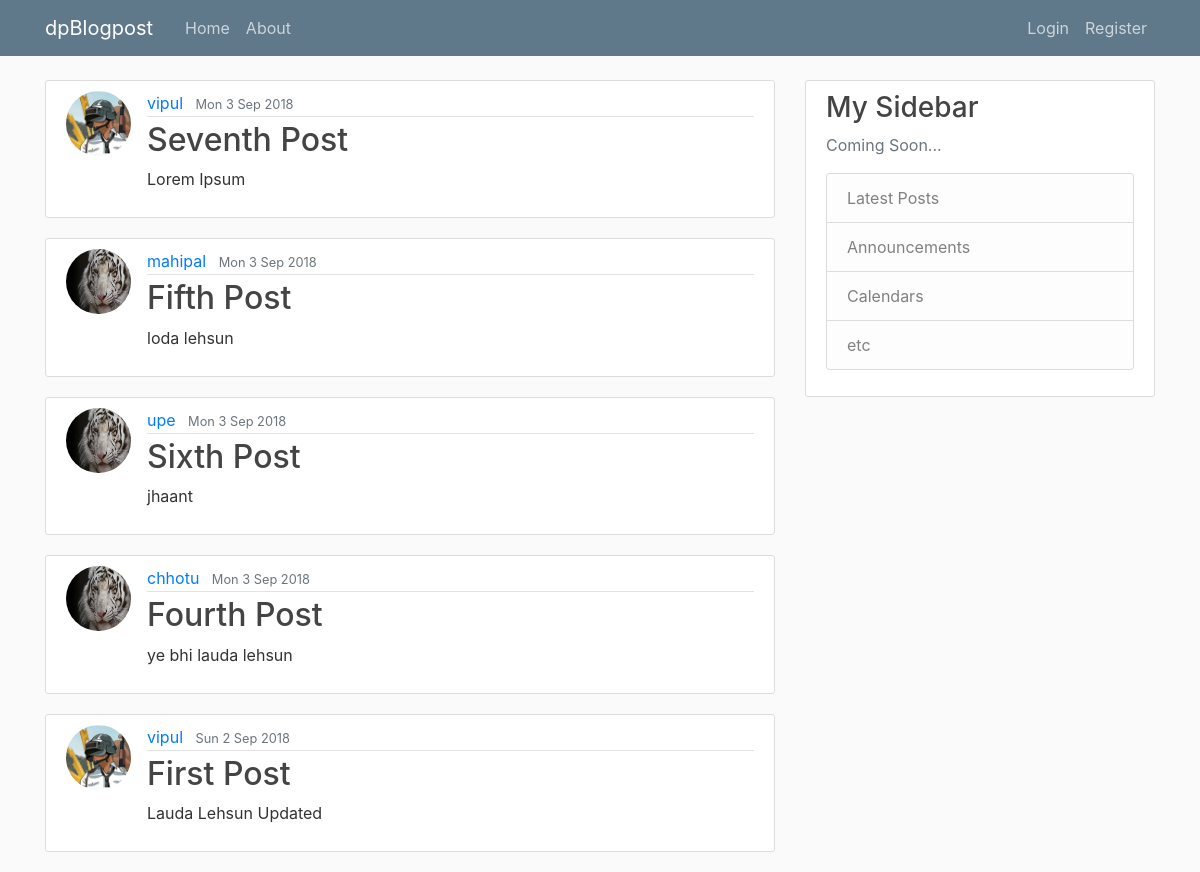
The app's page /, older data.
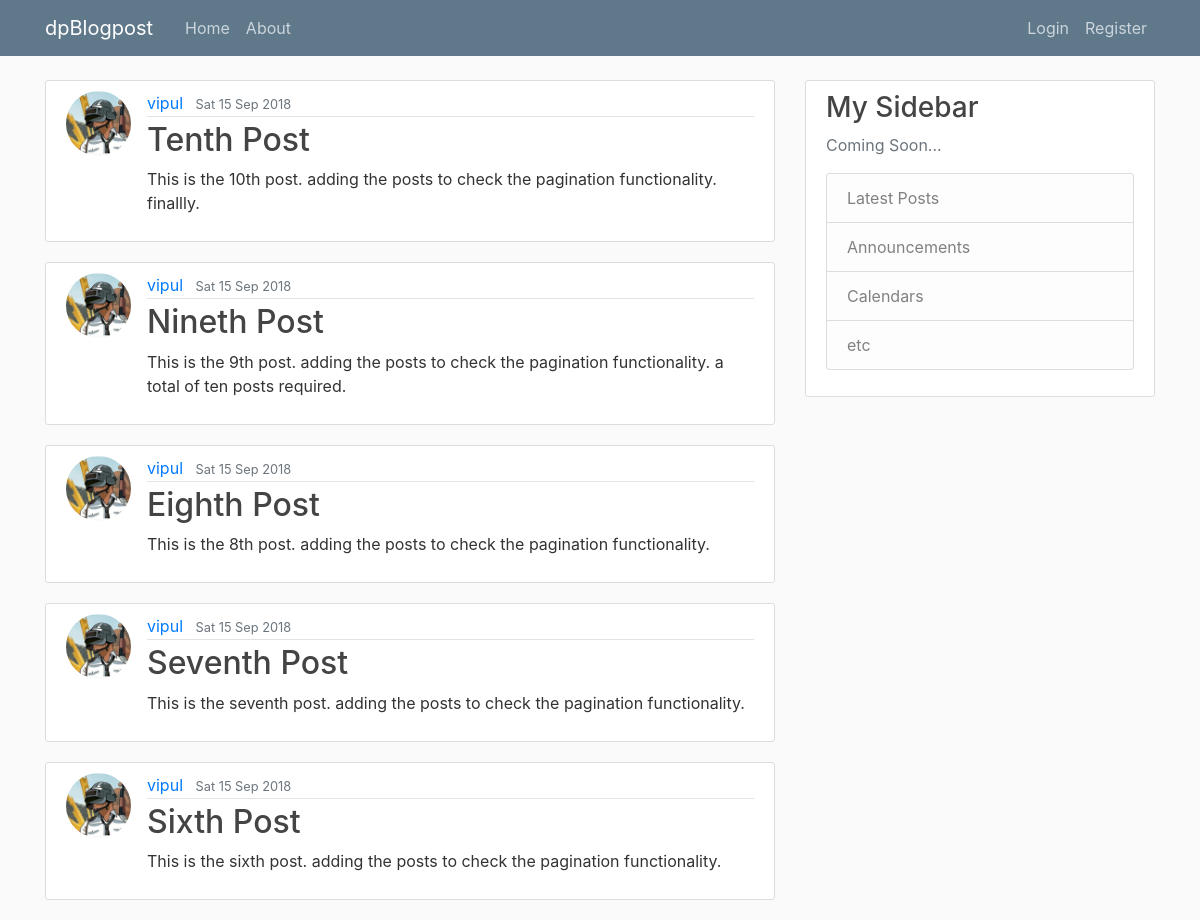
The same page, newer data.
### blog/models.py (models this page shows, shortened)
class Post(models.Model):
    title = models.CharField(max_length=100)
    content = models.TextField()
    publish = models.BooleanField(default=True)
    date_created = models.DateTimeField(default=timezone.now)
    date_modified = models.DateTimeField(auto_now=True)
    author = models.ForeignKey(User, on_delete=models.CASCADE)
    objects = EntryQuerySet.as_manager()

### users/models.py (models this page shows, shortened)
class Profile(models.Model):
    user = models.OneToOneField(User, on_delete=models.CASCADE)
    image = models.ImageField(default='/profile-pics/default.jpg', upload_to='profile-pics')

### blog/views.py (the view)
# urls.py: path('', PostListView.as_view(), name='blog-home'),
class PostListView(ListView):
    model = Post
    template_name = 'blog/home.html'
    context_object_name = 'posts'
    ordering = ['-date_modified']
    paginate_by = 5

### blog/templates/blog/home.html
{% extends "blog/base.html" %}
{% block content %}
    {% for post in posts %}
        <article class="media content-section">
            <img class="rounded-circle article-img" src="{{ post.author.profile.image.url }}">
            <div class="media-body">
                <div class="article-metadata">
                    <a class="mr-2" href="#">{{ post.author }}</a>
                    <small class="text-muted">{{ post.date_created|date:"D j M Y" }}</small>
                </div>
                <h2><a class="article-title" href="{% url 'post-detail' post.id %}">{{ post.title }}</a></h2>
                <p class="article-content">{{ post.content }}</p>
            </div>
        </article>
    {% endfor %}
{% endblock content %}

### blog/templates/blog/base.html (shortened to what this page needs)
{% load static %}
<html lang="en">
<head>
    <link rel="stylesheet" href="https://stackpath.bootstrapcdn.com/bootstrap/4.1.3/css/bootstrap.min.css">
    <link rel="stylesheet" type="text/css" href="{% static 'blog/main.css' %}">
</head>
<body>
    <header class="site-header">
        <nav class="navbar navbar-expand-md navbar-dark bg-steel fixed-top">
            <div class="container">
                <a class="navbar-brand mr-4" href="/">dpBlogpost</a>
                <div class="collapse navbar-collapse" id="navbarToggle">
                    <div class="navbar-nav mr-auto">
                        <a class="nav-item nav-link" href="{% url 'blog-home' %}">Home</a>
                        <a class="nav-item nav-link" href="{% url 'blog-about' %}">About</a>
                    </div>
                    <div class="navbar-nav">
                        {% if user.is_authenticated %}
                            <a class="nav-item nav-link" href="{% url 'post-create' %}">New Post</a>
                            <a class="nav-item nav-link" href="{% url 'profile' %}">Profile</a>
                            <a class="nav-item nav-link" href="{% url 'logout' %}">Logout</a>
                        {% else %}
                            <a class="nav-item nav-link" href="{% url 'login' %}">Login</a>
                            <a class="nav-item nav-link" href="{% url 'register' %}">Register</a>
                        {% endif %}
                    </div>
                </div>
            </div>
        </nav>
    </header>
    <main role="main" class="container">
    <div class="row">
    <div class="col-md-8">
        {% block content %}
        {% endblock %}
    </div>
    <div class="col-md-4">
      <div class="content-section">
        <h3>My Sidebar</h3>
        <p class='text-muted'>Coming Soon...
          <ul class="list-group">
            <li class="list-group-item list-group-item-light">Latest Posts</li>
            <li class="list-group-item list-group-item-light">Announcements</li>
            <li class="list-group-item list-group-item-light">Calendars</li>
            <li class="list-group-item list-group-item-light">etc</li>
          </ul>
        </p>
      </div>
    </div>
    </div>
    </main>
</body>
</html>

### blog/static/blog/main.css (style rules this page uses)
body { background: #fafafa; color: #333333; margin-top: 5rem; }
h1, h2, h3, h4, h5, h6 { color: #444444; }
ul { margin: 0; }
.bg-steel { background-color: #5f788a; }
.site-header .navbar-nav .nav-link { color: #cbd5db; }
.content-section { background: #ffffff; padding: 10px 20px; border: 1px solid #dddddd; border-radius: 3px; margin-bottom: 20px; }
.article-title { color: #444444; }
.article-content { white-space: pre-line; }
.article-img { height: 65px; width: 65px; margin-right: 16px; }
.article-metadata { padding-bottom: 1px; margin-bottom: 4px; border-bottom: 1px solid #e3e3e3 }

Row changes from the older to the newer data that the page shows:
no longer on this page (row edited): Post: author.profile.image (picture), author "vipul", date_created "Mon 3 Sep 2018", title "Seventh Post", content "Lorem Ipsum"
removed Post: author.profile.image (placeholder picture), author "mahipal", date_created "Mon 3 Sep 2018", title "Fifth Post", content "loda lehsun"
removed Post: author.profile.image (placeholder picture), author "upe", date_created "Mon 3 Sep 2018", title "Sixth Post", content "jhaant"
removed Post: author.profile.image (placeholder picture), author "chhotu", date_created "Mon 3 Sep 2018", title "Fourth Post", content "ye bhi lauda lehsun"
no longer on this page (row edited): Post: author.profile.image (picture), author "vipul", date_created "Sun 2 Sep 2018", title "First Post", content "Lauda Lehsun Updated"
added Post: author.profile.image (picture), author "vipul", date_created "Sat 15 Sep 2018", title "Tenth Post", content "This is the 10th post. adding the posts to check the pagination functionality. finallly."
added Post: author.profile.image (picture), author "vipul", date_created "Sat 15 Sep 2018", title "Nineth Post", content "This is the 9th post. adding the posts to check the pagination functionality. a total of ten posts required."
added Post: author.profile.image (picture), author "vipul", date_created "Sat 15 Sep 2018", title "Eighth Post", content "This is the 8th post. adding the posts to check the pagination functionality."
added Post: author.profile.image (picture), author "vipul", date_created "Sat 15 Sep 2018", title "Seventh Post", content "This is the seventh post. adding the posts to check the pagination functionality."
added Post: author.profile.image (picture), author "vipul", date_created "Sat 15 Sep 2018", title "Sixth Post", content "This is the sixth post. adding the posts to check the pagination functionality."
